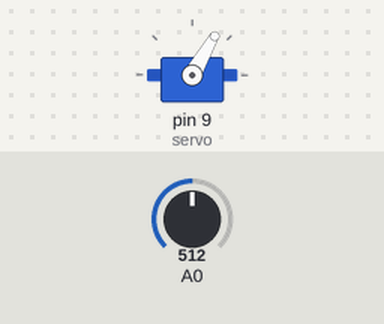
This sketch was run on a simulated Arduino Uno, built with avr-gcc and run on an emulated ATmega328P. Parts: servo. The inputs (shaded band) are chosen by the test bench; at power-on: A0 = 512. What the sketch prints to the serial monitor is not drawn.

Above: at 1.2 s.
1.3 s: A0 set to 11
2.8 s: A0 set to 8
At 3.8 s:
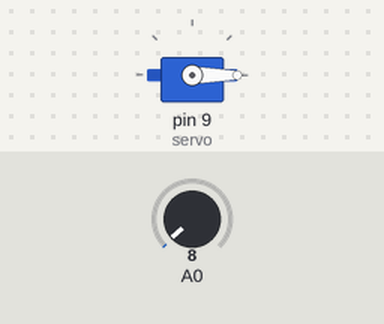
4.3 s: A0 set to 122
At 5.1 s:
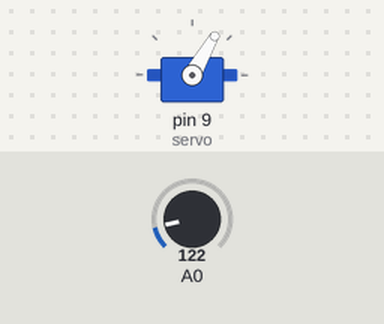
5.8 s: A0 set to 0
At 6.1 s:
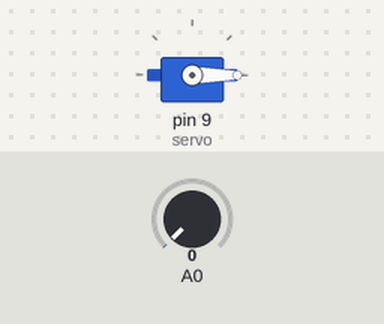
Timing chart, 0 to 8.3 s (numbered marks = the images above; inputs shaded):
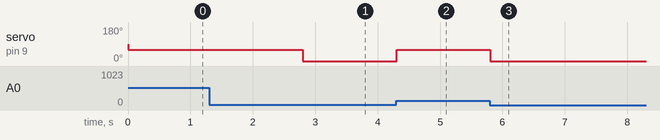

Measured:
- the behaviour switches between 10 and 9 on A0 (found by bisection; images 0 and 1)
- after the input at 2.8 s, servo on pin 9 (servo): 60° → 0° at once
- after the input at 4.3 s, servo on pin 9 (servo): 0° → 60° at once
- after the input at 5.8 s, servo on pin 9 (servo): 60° → 0° at once

The sketch:

Melissa.ino
```cpp
// Melissa's Arduino
//this is the arduino with the servo arm swing thing.
#include <Servo.h>


const int servo = 9;
int var = 0; // placeholder
int go = 1;

Servo myservo;


void setup() {
  // put your setup code here, to run once:
  Serial.begin(38400);
  myservo.attach(servo);


}

void loop() {
  // put your main code here, to run repeatedly:
  var = analogRead(0);
  Serial.println(var);
  float pos = 0;
  var = map(var, 0, 900, 0, 180);
  if (var > go) {
    pos = 60;
    delay(3);
  } else {
    pos = 0;
  }
  myservo.write(pos);


}
```
